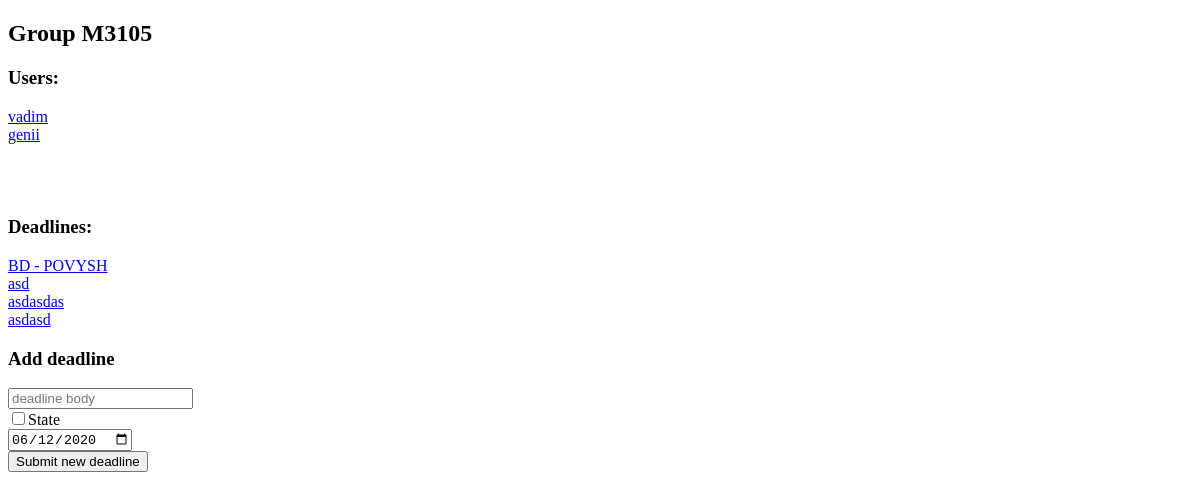
Page /group/1/ on the earlier database version.
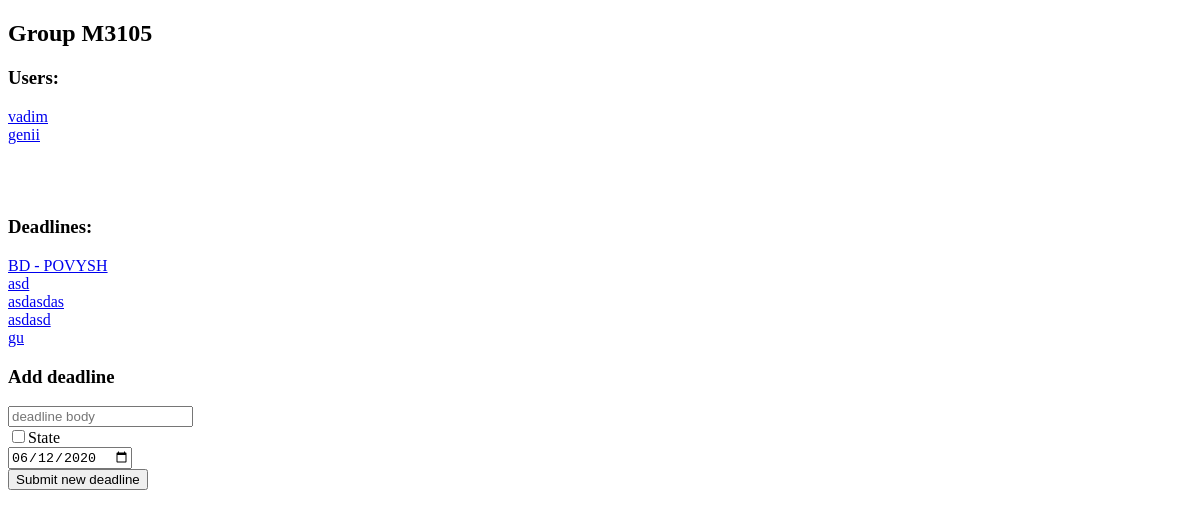
Same page on the later database version.
### Homework/models.py (models this page shows, shortened)
class User(models.Model):
    groupId = models.ForeignKey(Group, on_delete=models.CASCADE)
    nickname = models.CharField('just a nickname of a user', max_length=50)
    passHash = models.CharField('hash for matching passwords', max_length=128)
    @staticmethod
    def hash(password):
        return password

class Deadline(models.Model):
    groupId = models.ForeignKey(Group, on_delete=models.CASCADE)
    expDate = models.DateField('date of expiration of a deadline')
    body = models.CharField('some text about this deadline', max_length=228)
    state = models.BooleanField('0 - soft deadline, 1 - hard deadline')

### Homework/views.py (the view)
# urls.py: path('group/<int:groupId>/', views.groupDetails, name='group'),
def groupDetails(request, groupId):
    group = get_object_or_404(Group, id=groupId)
    context = {
        'group': group,
        'userList': group.user_set.all(),
        'deadlineList': group.deadline_set.all(),
    }
    return render(request, 'group.html', context)

### templates/group.html (shortened to what this page needs)
<!DOCTYPE html>
<html lang="en">
<head>
</head>
<body>
    <h2>
        Group {{ group.name }}
    </h2>
    <h3>
        Users:
    </h3>
        {% for user in userList %}
            <a href="{% url "homework:user" user.id %}">{{ user.nickname }}</a><br>
        {% endfor %}
    <br>
    <br>
    <br>
    <h3>
        Deadlines:
    </h3>
    {% for deadline in deadlineList %}
        <a href="{% url "homework:deadline" deadline.id %}">{{ deadline.body }}</a><br>
    {% endfor %}
    <h3>Add deadline</h3>
    <form action="{% url "homework:adddeadline" group.id %}" method="POST">
        <input type="text" required placeholder="deadline body" name="body"><br>
        <input type="checkbox" name="state">State<br>
        <input type="date" required value="2020-06-12" name="expdate"><br>
        <button type="submit">Submit new deadline</button>
    </form>
</body>
</html>

Differences in the rows shown:
added Deadline: body "gu"
